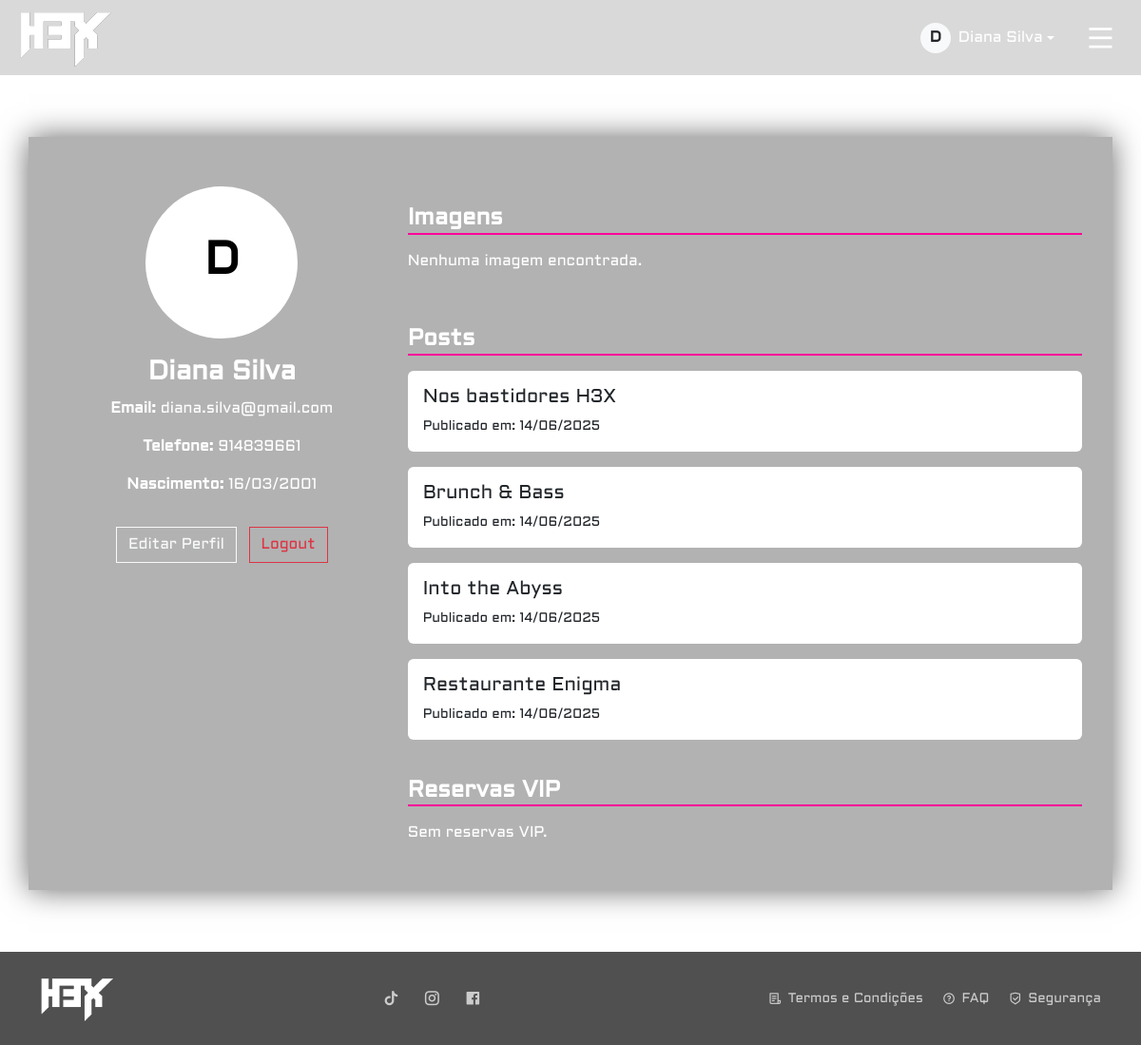
Screenshot of /H3X/profile.php (signed in) with the database file from the repository.
### tables this page shows
CREATE TABLE IF NOT EXISTS `utilizadores` (
  `id` int unsigned NOT NULL AUTO_INCREMENT,
  `nome` varchar(100) NOT NULL,
  `email` varchar(100) NOT NULL,
  `telefone` varchar(9) NOT NULL,
  `pass` varchar(255) NOT NULL,
  `data_nascimento` date NOT NULL,
  `tipo` enum('c','f','a') NOT NULL DEFAULT 'c',
  `estado` enum('a','d') NOT NULL DEFAULT 'd',
  `ultima_atividade` timestamp NULL DEFAULT CURRENT_TIMESTAMP ON UPDATE CURRENT_TIMESTAMP,
  `foto` varchar(255) DEFAULT NULL,
  PRIMARY KEY (`id`),
  UNIQUE KEY `email` (`email`)
);

CREATE TABLE IF NOT EXISTS `posts` (
  `id` int unsigned NOT NULL AUTO_INCREMENT,
  `titulo` varchar(50) NOT NULL,
  `conteudo` text NOT NULL,
  `data_criacao` datetime DEFAULT CURRENT_TIMESTAMP,
  `aprovado` tinyint(1) DEFAULT '0',
  `id_utilizador` int unsigned NOT NULL,
  `id_categoria` int unsigned NOT NULL,
  `imagem` varchar(255) DEFAULT NULL,
  PRIMARY KEY (`id`),
  KEY `id_utilizador` (`id_utilizador`),
  KEY `id_categoria` (`id_categoria`),
  CONSTRAINT `posts_ibfk_1` FOREIGN KEY (`id_utilizador`) REFERENCES `utilizadores` (`id`),
  CONSTRAINT `posts_ibfk_2` FOREIGN KEY (`id_categoria`) REFERENCES `categorias_posts` (`id`)
);

### H3X/profile.php (the view, shortened to what this page needs)
<?php
include 'partials/head.php';
include 'partials/navbar.php';
include 'db_config.php';
$email = $_SESSION['email'];
$queryUser = "SELECT id, nome, telefone, data_nascimento, foto,email FROM utilizadores WHERE email = '$email'";
$resultUser = mysqli_query($conn, $queryUser);
$user = mysqli_fetch_assoc($resultUser);
$userId = $user['id'];
$userNome = $user['nome'];
$userTelefone = $user['telefone'];
$userNascimento = date('d/m/Y', strtotime($user['data_nascimento']));
$userFoto = $user['foto'] ?: '';
$queryGaleria = "SELECT imagem, titulo FROM imagens_galeria WHERE id_utilizador = $userId ORDER BY id DESC";
$galeria = mysqli_query($conn, $queryGaleria);
$queryPosts = "SELECT titulo, conteudo, data_criacao FROM posts WHERE id_utilizador = $userId ORDER BY data_criacao DESC";
$posts = mysqli_query($conn, $queryPosts);
$queryReservas = "SELECT data_reserva, mensagem FROM vip WHERE id_utilizador = $userId ORDER BY data_reserva DESC";
$reservas = mysqli_query($conn, $queryReservas);
?>
<!DOCTYPE html>
<html lang="pt-pt">
<head>
    <link href="https://cdn.jsdelivr.net/npm/bootstrap@5.3.2/dist/css/bootstrap.min.css" rel="stylesheet">
    <link rel="stylesheet" href="css/profile.css">
</head>
<body>
    <main class="mt-5 pt-5">
        <div class="container profile-container mt-5">
            <div class="row">
                <div class="col-md-4 text-center mb-4">
                    <div class="avatar-wrapper">
                        <?php if (!empty($userFoto)): ?>
                            <img src="uploads/<?= trim($userFoto) ?>" alt="Foto de Perfil" class="user-img">
                        <?php else: ?>
                            <div class="user-placeholder"><?= strtoupper(substr($userNome, 0, 1)) ?></div>
                        <?php endif; ?>
                    </div>
                    <h3><strong><?= trim($userNome) ?></strong></h3>
                    <p><strong>Email:</strong> <?= trim($email) ?></p>
                    <p><strong>Telefone:</strong>
                        <?= !empty($userTelefone) ? trim($userTelefone) : 'Sem número' ?></p>
                    <p><strong>Nascimento:</strong> <?= $userNascimento ?></p>
                    <button class="btn btn-outline-light mt-3" data-bs-toggle="modal"
                        data-bs-target="#editarPerfilModal">
                        Editar Perfil
                    </button>
                    <a href="admin/logout.php" class="btn btn-outline-danger mt-3 ms-2">
                        Logout
                    </a>
                </div>
                <div class="col-md-8">
                    <h4 class="section-title"><strong>Imagens</strong></h4>
                    <div class="row">
                        <?php if (mysqli_num_rows($galeria) > 0): ?>
                            <?php while ($img = mysqli_fetch_assoc($galeria)): ?>
                                <div class="col-6 col-md-4 mb-3 gallery-item">
                                    <img src="uploads/<?= trim($img['imagem']) ?>" alt="<?= trim($img['titulo']) ?>">
                                    <small><?= trim($img['titulo']) ?></small>
                                </div>
                            <?php endwhile; ?>
                        <?php else: ?>
                            <p>Nenhuma imagem encontrada.</p>
                        <?php endif; ?>
                    </div>
                    <h4 class="section-title"><strong>Posts</strong></h4>
                    <?php if (mysqli_num_rows($posts) > 0): ?>
                        <?php while ($post = mysqli_fetch_assoc($posts)): ?>
                            <div class="card custom-card mb-3">
                                <div class="card-body">
                                    <h5 class="card-title"><?= trim($post['titulo']) ?></h5>
                                    <p class="card-text"><small>Publicado em:
                                            <?= date('d/m/Y', strtotime($post['data_criacao'])) ?></small></p>
                                </div>
                            </div>
                        <?php endwhile; ?>
                    <?php else: ?>
                        <p>Sem posts ainda.</p>
                    <?php endif; ?>
                    <h4 class="section-title"><strong>Reservas VIP</strong></h4>
                    <?php if (mysqli_num_rows($reservas) > 0): ?>
                        <?php while ($reserva = mysqli_fetch_assoc($reservas)): ?>
                            <div class="card custom-card mb-3">
                                <div class="card-body">
                                    <p><strong>Mensagem:</strong> <?= trim($reserva['mensagem']) ?></p>
                                    <p><strong>Data:</strong> <?= date("d/m/Y", strtotime($reserva['data_reserva'])) ?></p>
                                </div>
                            </div>
                        <?php endwhile; ?>
                    <?php else: ?>
                        <p>Sem reservas VIP.</p>
                    <?php endif; ?>
                </div>
            </div>
        </div>
    </main>
    <?php include 'partials/footer.php'; ?>
</body>
</html>

### H3X/css/utils.css (style rules this page uses)
body { background-image: url(../img/background.png); color: white; margin: 0; padding: 0; }
html, body { height: 100%; }

### H3X/css/profile.css (style rules this page uses)
body { color: #fff; font-family: Aldrich, sans-serif; }
main { min-height: 90vh; }
.profile-container { margin: 4rem auto; padding: 2rem; background: rgba(0, 0, 0, 0.3); box-shadow: 0 0 30px rgba(0, 0, 0, 0.6); }
.section-title { border-bottom: 2px solid #ff0099; margin-top: 2.5rem; margin-bottom: 1rem; font-size: 1.5rem; }
.custom-card { background-color: white; border: none; }
.btn-outline-light { border-radius: 0; }
.btn-outline-danger { border-radius: 0; }
.avatar-wrapper { display: flex; justify-content: center; align-items: center; margin: 20px auto; }
.user-img, .user-placeholder { width: 160px; height: 160px; border-radius: 50%; object-fit: cover; background-color: #fff; color: #000; display: flex; border: 4px solid #fff; align-items: center; justify-content: center; font-weight: bold; flex-shrink: 0; font-size: 48px; }

### rows the page displays
utilizadores: nome "D", nome "Diana Silva", telefone "914839661", data_nascimento "16/03/2001"
posts: titulo "Nos bastidores H3X", data_criacao "14/06/2025"
posts: titulo "Brunch & Bass", data_criacao "14/06/2025"
posts: titulo "Into the Abyss", data_criacao "14/06/2025"
posts: titulo "Restaurante Enigma", data_criacao "14/06/2025"

### other values shown
$letra "D"
$_SESSION['nome'] "Diana Silva"
$email "diana.silva@gmail.com"
